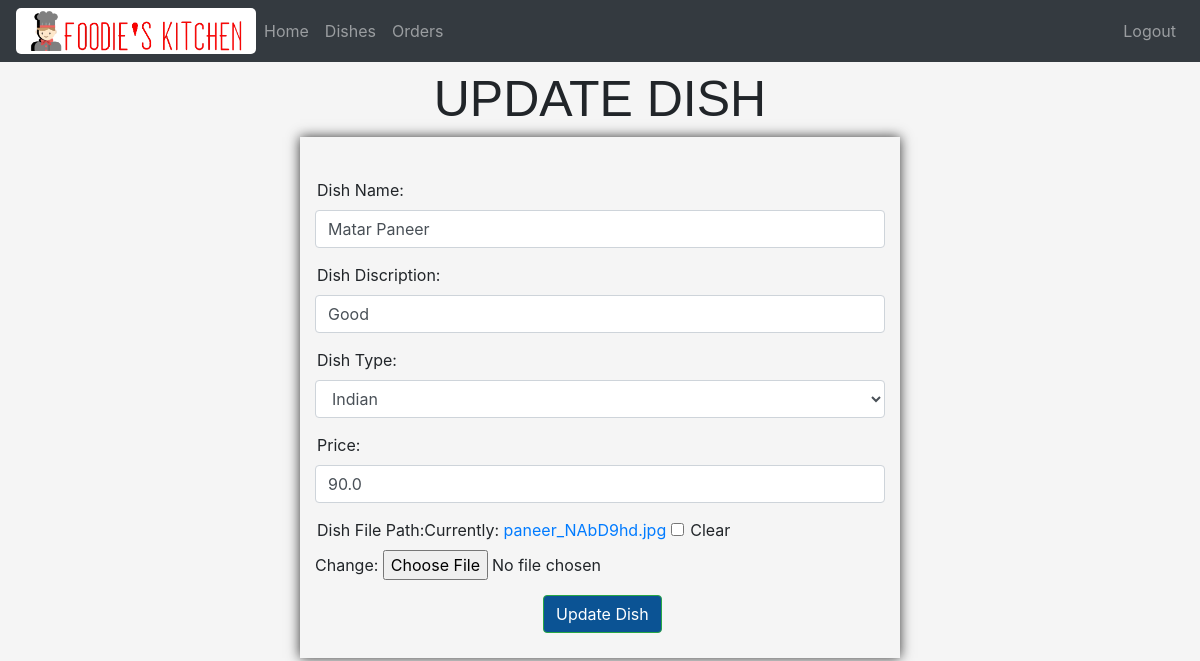
Screenshot of /Updater/Matar Paneer/ (signed in) with the database file from the repository.
### app1/models.py (models this page shows, shortened)
class Dish(models.Model):
    d_type = (
        ('Indian','Indian'),
        ('Chinesse','Chinesse'),
        ('Western','Western'),
        ('Beverages', 'Beverages'),
    )
    Dish_Name = models.CharField(max_length=200, null=True)
    Dish_Discription = models.CharField(max_length=200, null=True)
    Dish_Type = models.CharField(max_length=200, null=True, choices=d_type)
    Price = models.FloatField(max_length=200, null=True)
    Offer = models.IntegerField(null=True)
    Date = models.DateTimeField(auto_now_add=True, null=True)
    Total_Sold = models.IntegerField(null=True)
    Dish_File_Path = models.ImageField(null=True, blank = True)

### app1/decorators.py (the view)
	def wrapper_function(request, *args, **kwargs):
		group = None
		if request.user.groups.exists():
			group = request.user.groups.all()[0].name
		if group == 'customer':
			return redirect('home')
		if group == 'manager':
			return view_func(request, *args, **kwargs)

### app1/forms.py
class DishForm(ModelForm):
    class Meta:
        model = Dish
        fields = '__all__'
        exclude = ['Total_Sold', 'Offer']
        widgets = {
            'Dish_Name' : forms.TextInput(attrs={'class': 'form-control'}),
            'Dish_Discription' : forms.TextInput(attrs={'class': 'form-control'}),
            'Dish_Type' : forms.Select(attrs={'class': 'form-control'}),
            'Price' : forms.NumberInput(attrs={'class': 'form-control'}),
            'Offer' : forms.NumberInput(attrs={'class': 'form-control'}),
        }

### app1/views.py (called while the page is built)
@login_required(login_url='login')
@admin_only
def Updater(request, Dish_N):
	dish = Dish.objects.get(Dish_Name = Dish_N)
	form = DishForm(instance=dish)
	if request.method == 'POST':
		form = DishForm(request.POST, request.FILES,instance = dish)
		if form.is_valid():
			form.save()
			return redirect('Dishes')
	context = {'dish': form}
	return render(request, 'app1/Updater.html', context)

### app1/templates/app1/Updater.html (shortened to what this page needs)
{% load static %}
<!DOCTYPE html>
<html lang="en">
<head>
    <link rel="stylesheet" href="{% static 'css/bootstrap.min.css' %}">
    <link rel="stylesheet" href="{% static 'css/CSS.css' %}">
</head>
<body>
    {% include 'app1/navbar.html' %}
    <div class="panel panel-default">
        <div class="panel-body menu-header">
            UPDATE DISH
        </div>
    </div>
    <form method = "POST" action="" enctype="multipart/form-data">
        <div class = 'container'>
                {{dish}}
                <button class = 'btn btn-success dish_adder_submit' type="submit" name="DishAdderButton">
                    Update Dish
                </button>
            </div>
    </form>
</body>
</html>

### static/css/CSS.css (style rules this page uses)
* { box-sizing: border-box; }
.btn-success { background-color: #0B5394; margin-top: 4px; }
.panel-body { text-align: center; align-content: center; font-family: Impact, Haettenschweiler, 'Arial Narrow Bold', sans-serif; }
.menu-header { font-size: 50px; }
.container { width: 50%; padding-bottom: 10px; padding-top: 10px; box-shadow: 0 0 12px rgba(0,0,0,0.8); -moz-box-shadow: 0 0 12px rgba(0,0,0,0.8); -webkit-box-shadow: 0 0 12px rgba(0,0,0,0.8); -o-box-shadow: 0 0 12px rgba(0,0,0,0.8); }
.dish_adder_submit { margin: 15px; margin-left: 40%; }
label { margin-left: 2px; margin-top: 15px; }
div { column-gap: 0px; }
body { background-color: whitesmoke; }

### rows the page displays
Dish: Dish_Name "Matar Paneer", Dish_Discription "Good", Dish_Type "Indian", Price "90.0"
